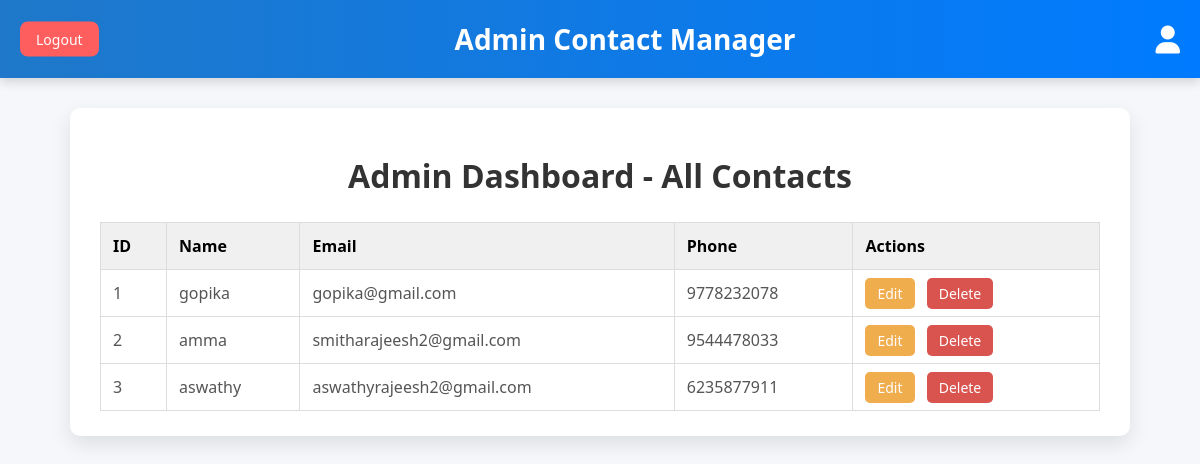
The page /adminhome/ (signed in) on the database as committed earlier.
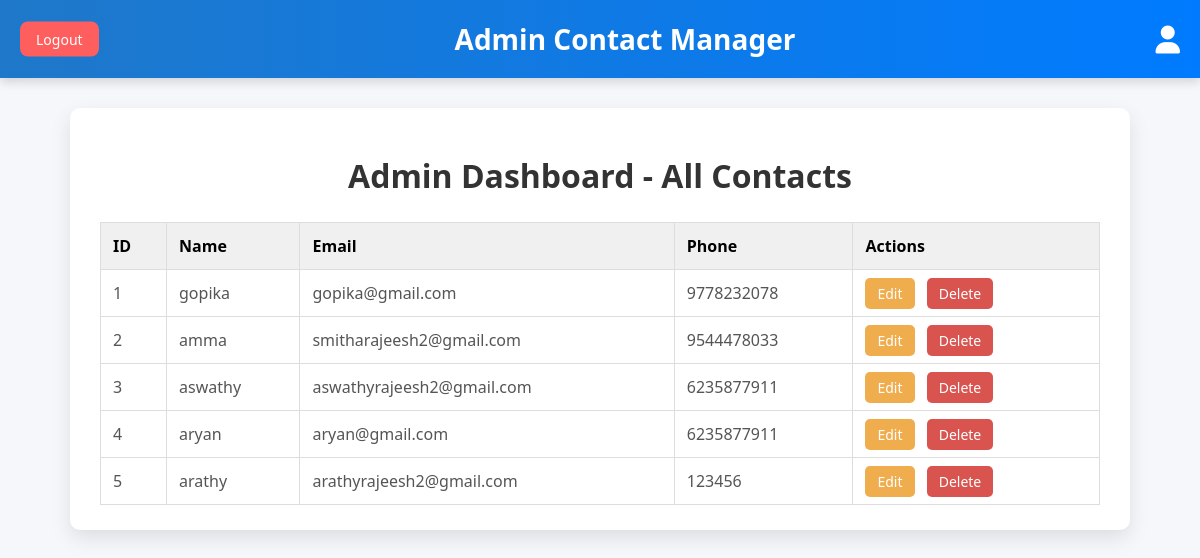
The same page on the database as committed later.
### conatct/models.py (models this page shows, shortened)
class Contact(models.Model):
    user = models.ForeignKey(User, on_delete=models.CASCADE)
    name = models.CharField(max_length=100)
    phone = models.CharField(max_length=15)
    email = models.EmailField()

### conatct/views.py (the view)
# urls.py: path('adminhome/', views.admin_dashboard, name='admin_dashboard'),
@login_required
def admin_dashboard(request):
    if not request.user.is_superuser:
        return redirect('contact_list')
    contacts = Contact.objects.all()
    return render(request, 'admin_home.html', {'contacts': contacts})

### conatct/templates/admin_home.html (shortened to what this page needs)
<!DOCTYPE html>
<html lang="en">
<head>
<link rel="stylesheet" href="https://cdnjs.cloudflare.com/ajax/libs/font-awesome/6.4.2/css/all.min.css">
</head>
<body>
    <header>
        Admin Contact Manager
        <a href="{% url 'admin_profile' %}" class="profile-icon" title="View Profile">
            <i class="fa-solid fa-user"></i>
        </a>
        <a href="{% url 'logout' %}" class="logout-button">Logout</a>
    </header>
    <div class="container">
        <h1>Admin Dashboard - All Contacts</h1>
        <table>
            <thead>
                <tr>
                    <th>ID</th>
                    <th>Name</th>
                    <th>Email</th>
                    <th>Phone</th>
                    <th>Actions</th>
                </tr>
            </thead>
            <tbody>
                {% for contact in contacts %}
                <tr>
                    <td>{{ contact.id }}</td>
                    <td>{{ contact.name }}</td>
                    <td>{{ contact.email }}</td>
                    <td>{{ contact.phone }}</td>
                    <td class="actions">
                        <a href="{% url 'edit_admin' contact.id %}" class="edit">Edit</a>
                        <a href="{% url 'admin_delete' contact.id %}" class="delete">Delete</a>
                    </td>
                </tr>
                {% empty %}
                <tr>
                    <td colspan="5" style="text-align:center;">No contacts found.</td>
                </tr>
                {% endfor %}
            </tbody>
        </table>
    </div>
</body>
</html>

### conatct/templates/admin_home.html (style rules this page uses)
:root { --primary-blue: #007bff; --dark-blue: #0056b3; --light-bg: #EAEFF4; --card-shadow: 0 10px 30px rgba(0, 0, 0, 0.08); --hover-transition: all 0.3s ease-in-out; }
body { font-family: 'Segoe UI', Tahoma, Geneva, Verdana, sans-serif; background: #f5f7fa; margin: 0; padding: 0; }
header { position: relative; background: linear-gradient(90deg, #1f78c9, var(--primary-blue)); color: white; padding: 20px 50px 20px 100px; text-align: center; font-size: 28px; font-weight: 600; box-shadow: 0 4px 10px rgba(0, 0, 0, 0.15); }
.profile-icon { position: absolute; top: 50%; transform: translateY(-50%); right: 20px; cursor: pointer; z-index: 10; transition: var(--hover-transition); }
.profile-icon i { font-size: 28px; color: white; }
.logout-button { position: absolute; top: 50%; transform: translateY(-50%); left: 20px; z-index: 10; background: #FF5E5E; color: white; padding: 8px 16px; border-radius: 8px; text-decoration: none; font-size: 14px; font-weight: 500; transition: var(--hover-transition); }
.container { max-width: 1000px; margin: 30px auto; background: #fff; padding: 25px 30px; border-radius: 10px; box-shadow: 0 8px 20px rgba(0,0,0,0.1); }
h1 { text-align: center; margin-bottom: 25px; color: #333; }
table { width: 100%; border-collapse: collapse; margin-top: 10px; }
th, td { border: 1px solid #ddd; padding: 12px; text-align: left; }
th { background-color: #f0f0f0; }
td { color: #555; }
.actions a { margin-right: 8px; padding: 6px 12px; border-radius: 5px; color: white; text-decoration: none; font-size: 14px; }
.actions a.edit { background: #f0ad4e; }
.actions a.delete { background: #d9534f; }

Rows that differ between the two databases and show on the page:
added Contact: id "4", name "aryan", email "aryan@gmail.com", phone "6235877911"
added Contact: id "5", name "arathy", email "arathyrajeesh2@gmail.com", phone "123456"
